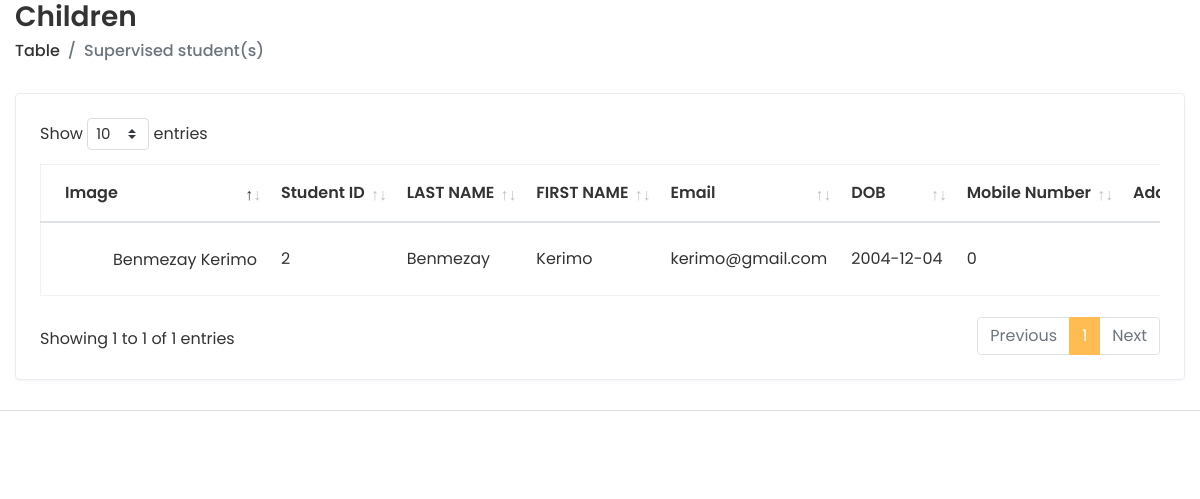
Page /Pre-School-Template/html-template/children.php (signed in) on the committed database.
### tables this page shows
CREATE TABLE `student` (
  `Student_Id` int(11) NOT NULL,
  `Supervisor_Id` int(11) NOT NULL,
  `Student_FirstName` varchar(45) NOT NULL,
  `Student_LastName` varchar(45) NOT NULL,
  `Student_Mail` varchar(45) NOT NULL,
  `Student_Password` varchar(45) NOT NULL,
  `Student_Birthday` date NOT NULL,
  `Student_address` varchar(45) NOT NULL,
  `Student_Phone_number` int(11) NOT NULL,
  `image` blob DEFAULT NULL
);

### Pre-School-Template/html-template/children.php (the view, shortened to what this page needs)
<!DOCTYPE html>
<html lang="en">
   <head>
      <link rel="stylesheet" href="assets/plugins/bootstrap/css/bootstrap.min.css">
      <link rel="stylesheet" href="assets/plugins/fontawesome/css/fontawesome.min.css">
      <link rel="stylesheet" href="assets/plugins/fontawesome/css/all.min.css">
      <link rel="stylesheet" href="assets/plugins/datatables/datatables.min.css">
      <link rel="stylesheet" href="assets/css/style.css">
   </head>
   <body>
            <div class="content container-fluid">
               <div class="page-header">
                  <div class="row align-items-center">
                     <div class="col">
                        <h3 class="page-title">Children</h3>
                        <ul class="breadcrumb">
                           <li class="breadcrumb-item"><a href="index.html">Table</a></li>
                           <li class="breadcrumb-item active">Supervised student(s)</li>
                        </ul>
                     </div>
                  </div>
               </div>
               <div class="row">
                  <div class="col-sm-12">
                     <div class="card card-table">
                        <div class="card-body">
                           <div class="table-responsive">
                           <?php
include "connexion.php";
if(isset($_SESSION['Supervisor_Id'])) {
   $supervisorId = $_SESSION['Supervisor_Id'];}
$sql = "SELECT s.image, s.Student_Id, s.Student_LastName, s.Student_FirstName, s.Student_Mail, s.Student_Birthday, s.Student_Phone_number, s.Student_address
        FROM student s
        JOIN supervisor st ON s.Supervisor_Id = st.Supervisor_Id
        WHERE s.Supervisor_Id = '$supervisorId'";
$result=mysqli_query($db,$sql);
?>
<table class="table table-hover table-center mb-0 datatable" table-center>
   <thead>
      <tr>
         <th>Image</th>
         <th>Student ID</th>
         <th>LAST NAME</th>
         <th>FIRST NAME</th>
         <th>Email</th>
         <th>DOB</th>
         <th>Mobile Number</th>
         <th>Address</th>
      </tr>
   </thead>
   <tbody>
      <?php
         while($info=$result->fetch_assoc()) {
      ?>
      <tr>
         <td>
            <h2 class="table-avatar">
               <a href="student-details.php?id=<?php echo "{$info["Student_Id"]}"; ?>" class="avatar avatar-sm mr-2">
               </a>
               <a href="student-details.php?id=<?php echo "{$info["Student_Id"]}"; ?>">
                  <?php echo "{$info["Student_LastName"]} {$info["Student_FirstName"]}"; ?>
               </a>
            </h2>
         </td>
         <td><?php echo "{$info["Student_Id"]}"; ?></td>
         <td><?php echo "{$info["Student_LastName"]}"; ?></td>
         <td><?php echo "{$info["Student_FirstName"]}"; ?></td>
         <td><?php echo "{$info["Student_Mail"]}"; ?></td>
         <td><?php echo "{$info["Student_Birthday"]}"; ?></td>
         <td><?php echo "{$info["Student_Phone_number"]}"; ?></td>
         <td><?php echo "{$info["Student_address"]}"; ?></td>
      </tr>
      <?php } ?>
   </tbody>
</table>
                           </div>
                        </div>
                     </div>
                  </div>
               </div>
            </div>
            <footer>
            </footer>
   </body>
</html>

### Pre-School-Template/html-template/assets/css/style.css (style rules this page uses)
html { height: 100%; }
body { background-color: #fff; color: #333; font-family: 'Poppins', sans-serif; font-size: 1rem; height: 100%; line-height: 1.5; overflow-x: hidden; }
h1, h2, h3, h4, h5, h6 { font-family: 'Poppins', sans-serif; margin-top: 0; }
a { color: #009ce7; }
input, button, a { transition: all 0.4s ease; -moz-transition: all 0.4s ease; -o-transition: all 0.4s ease; -ms-transition: all 0.4s ease; -webkit-transition: all 0.4s ease; }
ul, ol { padding: 0px; list-style: none; }
.table { color: #333; max-width: 100%; margin-bottom: 0; width: 100%; }
.table.dataTable { border-collapse: collapse !important; border: 1px solid rgba(0, 0, 0, 0.05); }
table.table td h2 { display: inline-block; font-size: inherit; font-weight: 400; margin: 0; padding: 0; vertical-align: middle; }
table.table td h2.table-avatar { align-items: center; display: inline-flex; font-size: inherit; font-weight: 400; margin: 0; padding: 0; vertical-align: middle; white-space: nowrap; }
table.table td h2 a { color: #333; }
.table thead tr th { font-weight: 600; }
.table tbody tr { border-bottom: 1px solid rgba(0, 0, 0, 0.05); }
.table.table-center td, .table.table-center th { vertical-align: middle; }
.card-table .card-body .table > thead > tr > th { border-top: 0; }
.card-table .card-body .table tr td:first-child, .card-table .card-body .table tr th:first-child { padding-left: 1.5rem; }
.card-table .card-body .table tr td:last-child, .card-table .card-body .table tr th:last-child { padding-right: 1.5rem; }
.card-table .table td, .card-table .table th { border-top: 1px solid #e2e5e8; padding: 1rem 0.75rem; white-space: nowrap; }
.card { border: 1px solid #ececf5; box-shadow: 0 1px 3px 0 rgba(0, 0, 0, 0.03); margin-bottom: 1.875rem; }
.card-body { padding: 1.5rem; }
.avatar { position: relative; display: inline-block; width: 3rem; height: 3rem }
.avatar-sm { width: 2.5rem; height: 2.5rem; }
footer { padding: 1.875rem 1.875rem; border-top: 1px solid #ddd; }
.page-header { margin-bottom: 1.875rem; }
.page-header .breadcrumb { background-color: transparent; color: #6c757d; font-size: 1rem; font-weight: 500; margin-bottom: 0; padding: 0; }
.page-header .breadcrumb a { color: #333; }
.page-title { font-size: 28px; font-weight: 600; color: #333; margin-bottom: 5px; }

### rows in the picture
student: Student_LastName "Benmezay", Student_FirstName "Kerimo", Student_Id "2", Student_Mail "kerimo@gmail.com", Student_Birthday "2004-12-04", Student_Phone_number "0"
